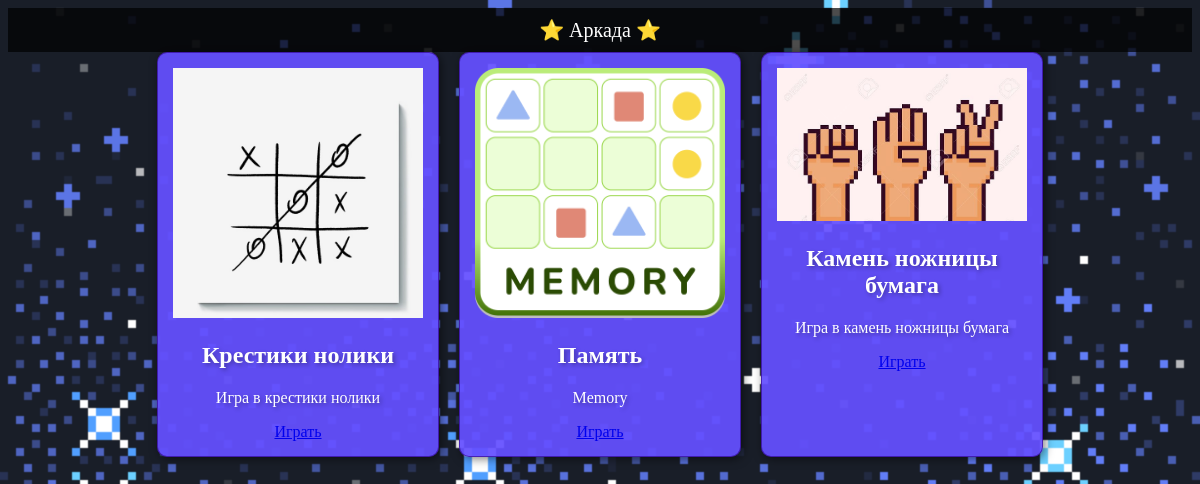
Before: / with the older database file.
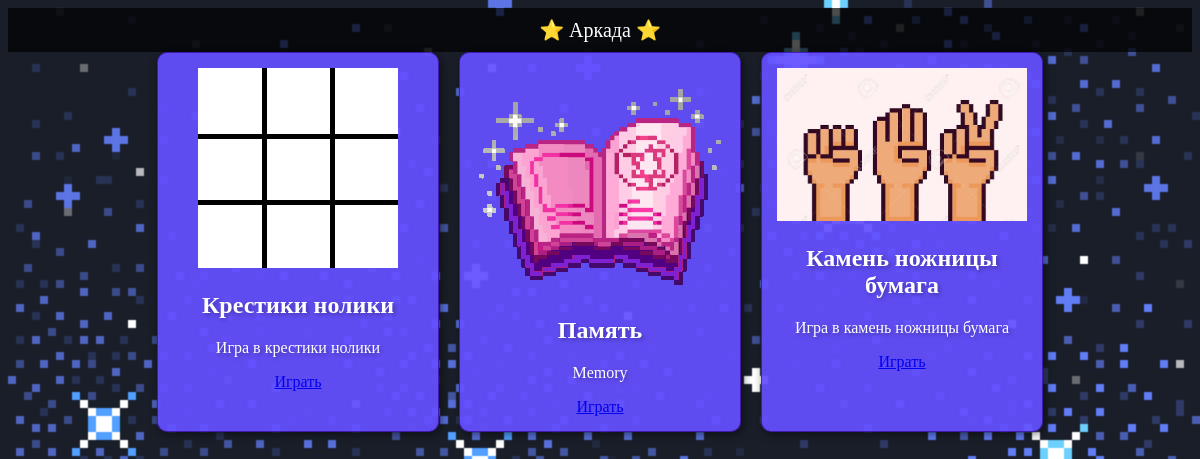
After: the same page with the newer database file.
### games/models.py (models this page shows, shortened)
class Game(models.Model):
    title = models.CharField(max_length=100)
    description = models.TextField()
    image = models.ImageField(upload_to='game_images/', null=True, blank=True)
    identifier = models.CharField(max_length=100)  # Add this field
    script_file = models.CharField(max_length=200, help_text="Path to game file in /static/code/")

### games/views.py (the view)
# urls.py: 2. Add a URL to urlpatterns:  path('', views.home, name='home')
def home(request):
    games = Game.objects.all()
    return render(request, "games/home.html", {"games": games})

### games/templates/games/home.html
{% extends "base.html" %}
{% block content %}
<div class="game-list">
    {% for game in games %}
    <div class="game-card">
        <img src="{{ game.image.url }}" alt="{{ game.title }}">
        <h2>{{ game.title }}</h2>
        <p>{{ game.description }}</p>
        <a href="{% url 'play_game' game.identifier %}">Играть</a>
    </div>
    {% endfor %}
</div>
{% endblock %}

Changed rows visible on the page:
changed Game "Крестики нолики": image: a different picture
changed Game "Память": image: a different picture
